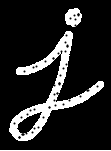
#> input picture assets/morph_image.png, 111 x 151 px
$ python lab3_part1.py
#> lines starting #> are read from the running program, lines starting #| are printed output that depends on the picture; after the words box and inside, x2 and y2 are one past the last pixel; in counts of white or black regions, pixels touching at a corner belong together
import cv2 as cv
import numpy as np
import matplotlib.pyplot as plt
import math


def dilate(I, H):
	'''
	Input: I, a binary image size MxN
	H, a binary structuring element
	Returns the Dialated image I' = I or H
	'''
	#create a new binary image I'
	print(I.shape)
	I_prime = np.zeros((I.shape[0], I.shape[1]))


	for i in range(int(math.ceil(H.shape[0] /2)), I.shape[0] - int(math.floor(H.shape[1]/2))): #map I into the kernel H in both x and y directions
		for j in range(int(math.ceil(H.shape[1] /2)), I.shape[1] - int(math.floor(H.shape[1]/2))):

			#get the nieghbors of current pixels of I
			neigh = I[i-int(math.floor(H.shape[0]/2)):i+int(math.floor(H.shape[0]/2)), j-int(math.floor(H.shape[1]/2)):j+int(math.floor(H.shape[1]/2))]

			#use 0 and 1 instead of 0 and 255
			if(255 in neigh):
				bin_neigh = neigh /255
			else:
				bin_neigh = neigh

			#in the new map place 1 in all locations in where 1 was found in the neighbors using the structuring element
			I_prime[i][j] = np.max(bin_neigh)

	return I_prime

def erode(I, H):

	#create a new binary image I'
	print(I.shape)
	I_prime = np.zeros((I.shape[0], I.shape[1]))
	print(H)

	for i in range(int(math.ceil(H.shape[0] /2)), I.shape[0] - int(math.floor(H.shape[1]/2))): #map I into the kernel H in both x and y directions
		for j in range(int(math.ceil(H.shape[1] /2)), I.shape[1] - int(math.floor(H.shape[1]/2))):

			#get the nieghbors of current pixels of I
			neigh = I[i-int(math.floor(H.shape[0]/2)):i+int(math.floor(H.shape[0]/2)), j-int(math.floor(H.shape[1]/2)):j+int(math.floor(H.shape[1]/2))]

			#use 0 and 1 instead of 0 and 255
			neigh = neigh.astype(int)
			print(neigh)
			if(255 in neigh):
				bin_neigh = neigh /255
			else:
				bin_neigh = neigh
			#print(type(bin_neigh))

			#in the new map place 1 in all locations in where 1 was found in the neighbors using the structuring element
			I_prime[i][j] = np.min(bin_neigh)

	return I_prime


img = cv.imread("../assets/morph_image.png", cv.IMREAD_GRAYSCALE)
#> img is the input picture: shape (151, 111); min 0, max 255, mean 38.5
otsu_thresh, bin_img = cv.threshold(img, 0, 255, cv.THRESH_OTSU)
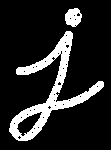
#> bin_img: shape (151, 111); 15.5% white; 3 white regions, box (x1, y1, x2, y2) and area: (9, 31, 104, 141) 2253, (65, 8, 82, 27) 234, (0, 150, 111, 151) 111
#> otsu_thresh = 123
cv.imshow("orig", bin_img)

#create a structuring element whose size is 5 x 5 pixels
kernel = cv.getStructuringElement(cv.MORPH_RECT,(5,5))

#dilate the image
dilate_img = dilate(bin_img, kernel)
#| (151, 111)
#> after the loop in dilate, `for i in range(int(math.ceil(H.shape[0] /2)), I.shape[0] - int(math.fl..`:
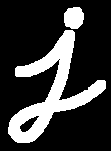
#> I_prime: shape (151, 111) float64; values 0 (black) and 1 (white), 22.3% white; 2 white regions, box (x1, y1, x2, y2) and area: (8, 30, 106, 143) 3380, (64, 7, 84, 29) 362
cv.imshow("dilated image", dilate_img)

eroded_img = erode(bin_img, kernel)
#| (151, 111)
#> after the loop in erode, `for i in range(int(math.ceil(H.shape[0] /2)), I.shape[0] - int(math.fl..`:
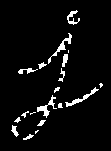
#> I_prime: shape (151, 111) float64; values 0 (black) and 1 (white), 5% white; 19 white regions (4 under 20 px), largest, box (x1, y1, x2, y2) and area: (37, 95, 57, 118) 127, (48, 33, 72, 64) 125, (65, 87, 99, 107) 123
cv.imshow("eroded image", eroded_img)

cv.waitKey(0)
cv.destroyAllWindows()
